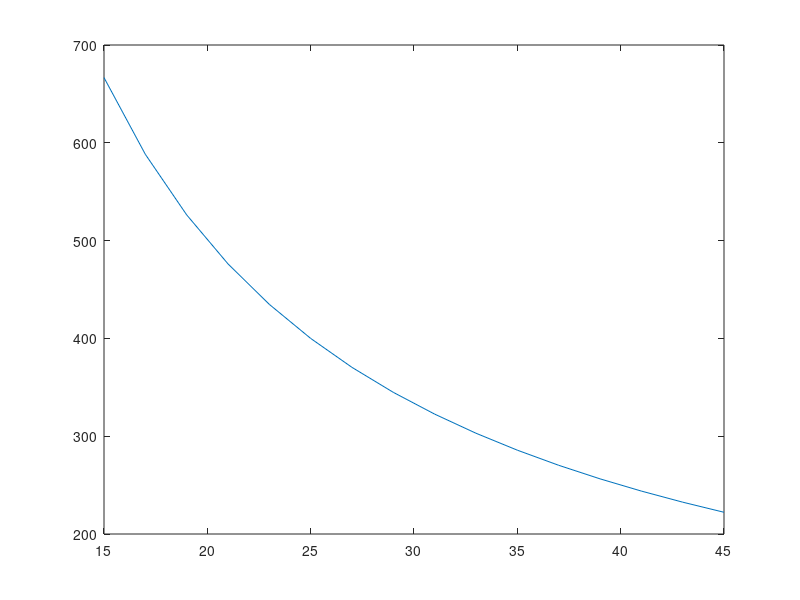

This chart was generated by the following MATLAB code:
x=linspace(15,45,16);

y=[666.66600 588.23400 526.31600 476.19200 434.78200 400.00000 370.37000 344.82800 322.58000...
    303.03000 285.71400 270.27000 256.41000 243.90200 232.55800 222.22200]

plot(x,y)